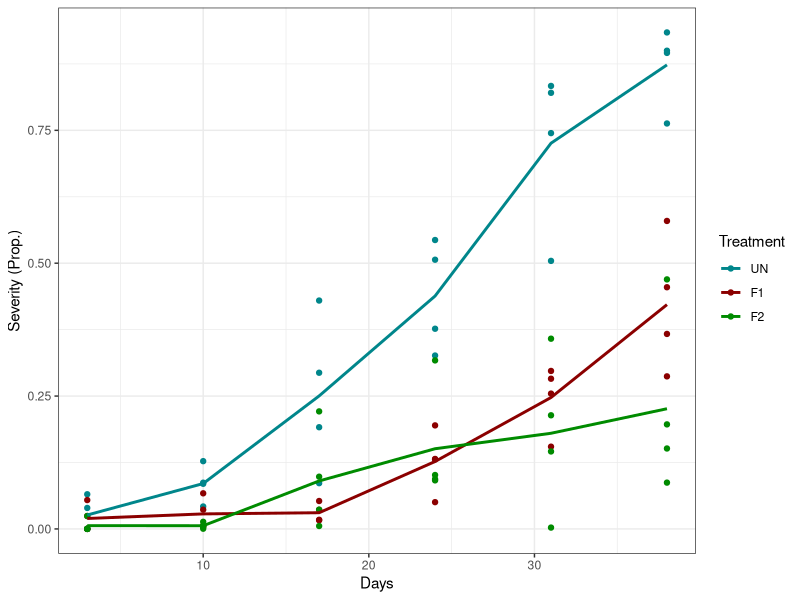
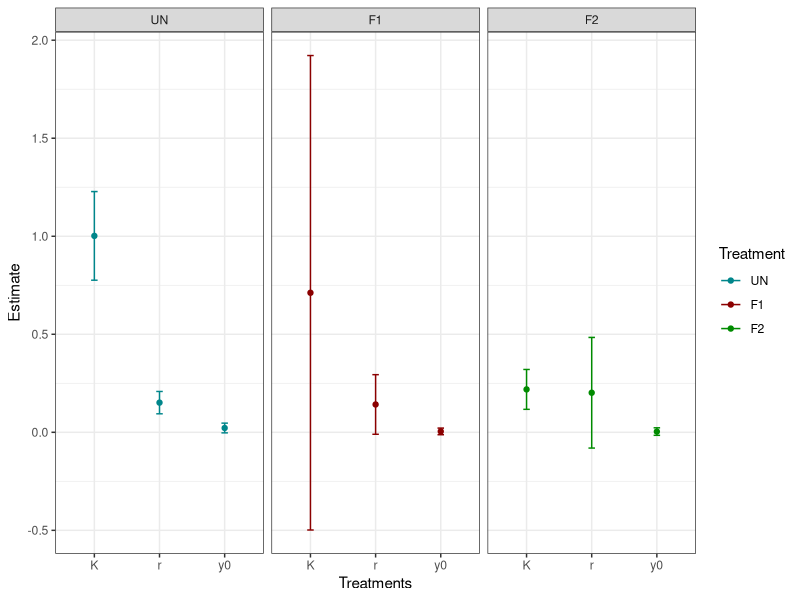
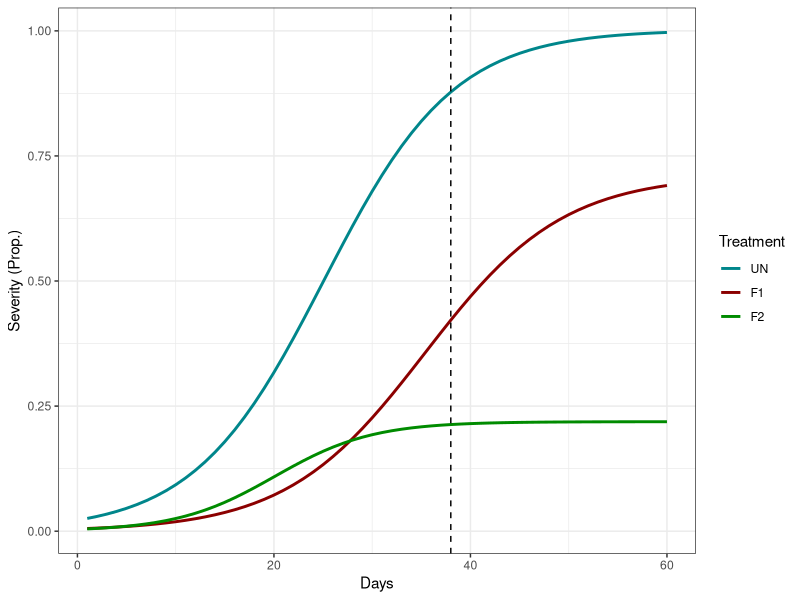
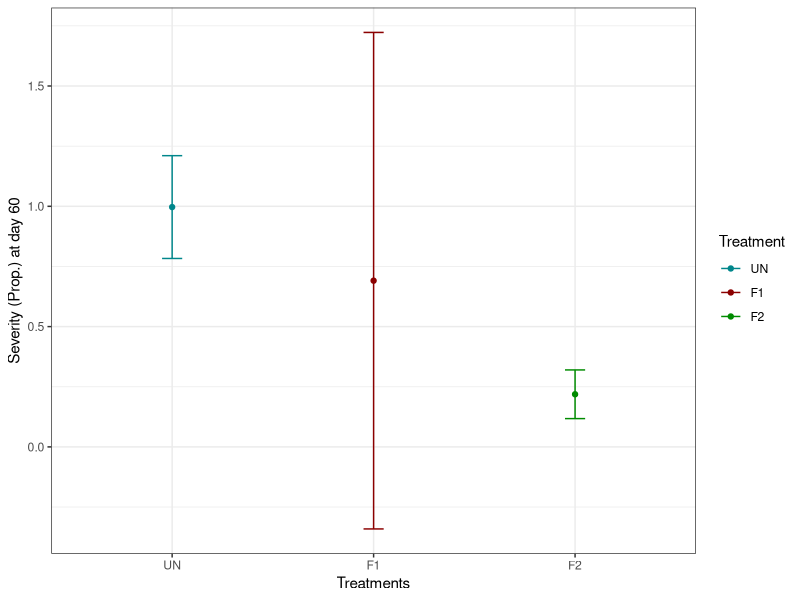

Source code (R) for these figures, in order:
## ---- chunk 1
library(readxl) # Reading excel files
library(nlme) # Nonlinear model fit
library(tidyverse) # Wrangling
library(knitr) # Visualization - Tables
library(msm) # Delta method
library(lme4) # Linear mixed models
library(multcomp) # Multiple comparisons
library(emmeans) # emmeans for mult comp
library(glmmTMB) # beta regression / glmm
## ---- chunk 2
# Read the data
df <- read_excel("Example_df1.xlsx")

# Control trt factor order
df <- df %>%
  mutate(
    trt = as.factor(trt),
    trt = fct_relevel(trt, c("UN", "F1", "F2")))

# Exploratory plot
ggplot(df, aes(day, y, colour = trt)) +
  geom_point() +
  stat_summary(geom = "line", fun = mean, size = 1, aes(group = trt)) +
  scale_color_manual(values = c("turquoise4", "#8B0000", "green4")) +
  labs(y = "Severity (Prop.)", x = "Days", colour = "Treatment") +
  theme_bw()
## ---- chunk 3
# Getting initials for the model
treatments <- unique(df$trt)

initials <- data.frame()

for(i in seq_along(treatments)){
  df_f <- filter(df, df$trt == treatments[i])
  
  init <- getInitial(y ~ SSlogis(day, Asym, xmid, scal), df_f)
  
  temp <- data.frame(
    K = as.numeric(init["Asym"]),
    r = 1/as.numeric(init["scal"]),
    treat = treatments[i])
  
  temp$y0 <- temp$K/(exp(as.numeric(init["xmid"])*temp$r)+1)
  
  initials <- rbind(initials, temp)
}

# Model fit
## Cehck treatment levels - UN as reference
levels(df$trt)

## Organize starting values
init_UN <- filter(initials, treat == "UN")
init_F1 <- filter(initials, treat == "F1")
init_F2 <- filter(initials, treat == "F2")

start <- c(
  # K
  init_UN$K,
  init_F1$K - init_UN$K,
  init_F2$K - init_UN$K,
  
  # r
  init_UN$r,
  init_F1$r - init_UN$r,
  init_F2$r - init_UN$r,
  
  # y0
  init_UN$y0,
  init_F1$y0 - init_UN$y0,
  init_F2$y0 - init_UN$y0
)

## Fitting the model using generalized least squares
m1 <- gnls(
  y ~ K / (1 + ((K - y0) / y0) * exp(-r * day)),
  data = df,
  params = K + r + y0 ~ trt,
  start = start
)
## ---- chunk 4
m1_est <- data.frame(
  trt = c("UN", "F1", "F2"),
  K_est = c(coef(m1)[1], coef(m1)[1] + coef(m1)[2], coef(m1)[1] + coef(m1)[3]),
  r_est = c(coef(m1)[4], coef(m1)[4] + coef(m1)[5], coef(m1)[4] + coef(m1)[6]),
  y0_est = c(coef(m1)[7], coef(m1)[7] + coef(m1)[8], coef(m1)[7] + coef(m1)[9]))

# SE for parameter estimates
m1_est <- m1_est %>%
  mutate(
    K_se = case_when(
      trt == "UN" ~ sqrt(vcov(m1)[1,1]),
      trt == "F1" ~ deltamethod(~ x1+x2, coef(m1), vcov(m1)),
      trt == "F2" ~ deltamethod(~ x1+x3, coef(m1), vcov(m1))),
    
    r_se = case_when(
      trt == "UN" ~ sqrt(vcov(m1)[4,4]),
      trt == "F1" ~ deltamethod(~ x4+x5, coef(m1), vcov(m1)),
      trt == "F2" ~ deltamethod(~ x4+x6, coef(m1), vcov(m1))),
    
    y0_se = case_when(
      trt == "UN" ~ sqrt(vcov(m1)[7,7]),
      trt == "F1" ~ deltamethod(~ x7+x8, coef(m1), vcov(m1)),
      trt == "F2" ~ deltamethod(~ x7+x9, coef(m1), vcov(m1)))
    )

# CI for K
m1_est$K_lb <- m1_est$K_est - 1.96*m1_est$K_se
m1_est$K_ub <- m1_est$K_est + 1.96*m1_est$K_se

# CI for r
m1_est$r_lb <- m1_est$r_est - 1.96*m1_est$r_se
m1_est$r_ub <- m1_est$r_est + 1.96*m1_est$r_se

# CI for r
m1_est$y0_lb <- m1_est$y0_est - 1.96*m1_est$y0_se
m1_est$y0_ub <- m1_est$y0_est + 1.96*m1_est$y0_se

est_long <- m1_est %>%
  pivot_longer(cols = -trt, names_to = c("par", ".value"), names_sep = "_")


# Plot
est_long <- est_long %>%
  mutate(
    trt = as.factor(trt),
    trt = fct_relevel(trt, "UN", "F1", "F2"))

summary(m1)

ggplot(est_long, aes(par, est, colour = trt)) +
  geom_point() +
  geom_errorbar(aes(ymin = lb, ymax = ub), width = 0.1) +
  scale_color_manual(values = c("turquoise4", "#8B0000", "green4")) +
  labs(y = "Estimate", x = "Treatments", colour = "Treatment") +
  facet_wrap(~trt) +
  theme_bw()

kable(est_long)
## ---- chunk 5
summary(m1)

cont <- rbind(
  "K: F1 - F2" = c(0, 1, -1, 0, 0, 0, 0, 0, 0),
  "r: F1 - F2" = c(0, 0, 0, 0, 1, -1, 0, 0, 0),
  "y0: F1 - F2" = c(0, 0, 0, 0, 0, 0, 0, 1, -1))

summary(glht(m1, linfct = cont))
## ---- chunk 6
contrasts_df <- data.frame(
  contrast = c("UN - F1", "UN - F2", "F1 - F2"),
  K = c(0.646, "< 0.001", 0.675),
  r = c(0.910, 0.732, 0.933),
  y0 = c(0.262, 0.258, 0.999)
)

kable(contrasts_df)
## ---- chunk 7
pred_df <- data.frame(
  trt = c(rep("UN", 60), rep("F1", 60), rep("F2", 60)),
  day = c(rep(seq(1, 60, by = 1), 3)))

pred_df$pred <- predict(m1, pred_df)

pred_df <- pred_df %>%
  mutate(
    trt = as.factor(trt),
    trt = fct_relevel(trt, "UN", "F1", "F2"))

ggplot(pred_df, aes(day, pred, colour = trt, group = trt)) +
  geom_line(linewidth = 1) +
  geom_vline(xintercept = 38, linetype = 2) +
  scale_color_manual(values = c("turquoise4", "#8B0000", "green4")) +
  labs(y = "Severity (Prop.)", x = "Days", colour = "Treatment") +
  theme_bw()
## ---- chunk 8
m1_est$y_inf <- m1_est$K_est/2

m1_est$max_s <- m1_est$r_est*m1_est$y_inf*(1-(m1_est$y_inf/m1_est$K_est))

UN_se_slope <- deltamethod(~ (x1*x4)/4, coef(m1), vcov(m1)) # UN se

F1_se_slope <- deltamethod(~ ((x1+x2)*(x4+x5))/4, coef(m1), vcov(m1)) # F1 se

F2_se_slope <- deltamethod(~((x1+x3)*(x4+x6))/4, coef(m1), vcov(m1)) # F2 se

m1_est <- m1_est %>%
  mutate(se = case_when(
    trt == "UN" ~ UN_se_slope,
    trt == "F1" ~ F1_se_slope,
    trt == "F2" ~ F2_se_slope))

m1_est$max_s_lb <- m1_est$max_s-1.96*m1_est$se
m1_est$max_s_ub <- m1_est$max_s+1.96*m1_est$se

slope_table <- m1_est[,-c(2:13)]

kable(slope_table)
## ---- chunk 9
slop_cont <- data.frame(
  contrast = c("UN-F1", "UN-F2", "F1-F2"),
  z = c(
    
    (slope_table$max_s[1] - slope_table$max_s[2])/(deltamethod(~ (x1*x4)/4 - ((x1+x2)*(x4+x5))/4, coef(m1), vcov(m1))),
    
    (slope_table$max_s[1] - slope_table$max_s[3])/(deltamethod(~ (x1*x4)/4 - ((x1+x3)*(x4+x6))/4, coef(m1), vcov(m1))),
    
    (slope_table$max_s[2] - slope_table$max_s[3])/(deltamethod(~ ((x1+x2)*(x4+x5))/4 - ((x1+x3)*(x4+x6))/4, coef(m1), vcov(m1)))
    
    )
)

slop_cont$p_value <- 2*pnorm(abs(slop_cont$z), lower.tail = FALSE)

kable(slop_cont)
## ---- chunk 10
pred_60 <- filter(pred_df, day == 60)

UN_se_60 <- deltamethod(~ (x1 / (1 + ((x1 - x7) / x7) * exp(-x4 * 60))), coef(m1), vcov(m1))

F1_se_60 <- deltamethod(~ ((x1+x2) / (1 + (((x1+x2) - (x7+x8)) / (x7+x8)) * exp(-(x4+x5) * 60))), coef(m1), vcov(m1))

F2_se_60 <- deltamethod(~ ((x1+x3) / (1 + (((x1+x3) - (x7+x9)) / (x7+x9)) * exp(-(x4+x6) * 60))), coef(m1), vcov(m1))

pred_60 <- pred_60 %>%
  mutate(se = case_when(
    trt == "UN" ~ UN_se_60,
    trt == "F1" ~ F1_se_60,
    trt == "F2" ~ F2_se_60))

pred_60$CI.ub <- pred_60$pred+1.96*pred_60$se
pred_60$CI.lb <- pred_60$pred-1.96*pred_60$se

ggplot(pred_60, aes(trt, pred, colour = trt)) +
  geom_point() +
  geom_errorbar(aes(ymin = CI.lb, ymax = CI.ub), width = 0.1) +
  scale_color_manual(values = c("turquoise4", "#8B0000", "green4")) +
  labs(y = "Severity (Prop.) at day 60", x = "Treatments", colour = "Treatment") +
  theme_bw()
